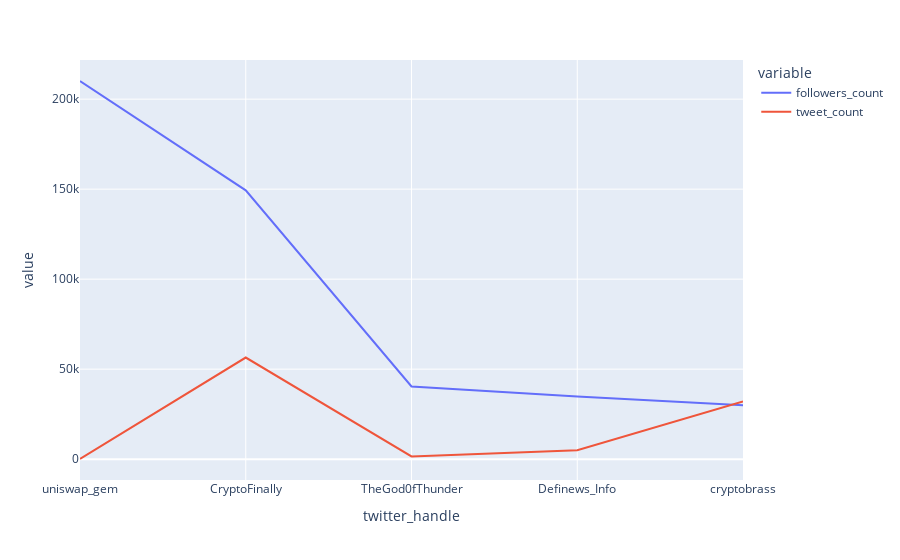

The code cell stored with this chart in its notebook:
### Code cell
fig = px.line(BD, x="twitter_handle" ,y=['followers_count','tweet_count'])
fig.show()

### Figure 1 — Plotly figure (JSON) as saved in the notebook; plotly's stock layout.template omitted (floating-point values rounded to 4 significant figures)
{"data": [{"hovertemplate": "variable=followers_count<br>twitter_handle=%{x}<br>value=%{y}<extra></extra>", "legendgroup": "followers_count", "line": {"color": "#636efa", "dash": "solid"}, "mode": "lines", "name": "followers_count", "orientation": "v", "showlegend": true, "type": "scatter", "x": ["uniswap_gem", "CryptoFinally", "TheGod0fThunder", "Definews_Info", "cryptobrass"], "xaxis": "x", "y": [210080, 149356, 40363, 34877, 30023], "yaxis": "y"}, {"hovertemplate": "variable=tweet_count<br>twitter_handle=%{x}<br>value=%{y}<extra></extra>", "legendgroup": "tweet_count", "line": {"color": "#EF553B", "dash": "solid"}, "mode": "lines", "name": "tweet_count", "orientation": "v", "showlegend": true, "type": "scatter", "x": ["uniswap_gem", "CryptoFinally", "TheGod0fThunder", "Definews_Info", "cryptobrass"], "xaxis": "x", "y": [96, 56461, 1506, 4910, 32017], "yaxis": "y"}], "layout": {"legend": {"title": {"text": "variable"}, "tracegroupgap": 0}, "margin": {"t": 60}, "xaxis": {"anchor": "y", "domain": [0, 1], "title": {"text": "twitter_handle"}}, "yaxis": {"anchor": "x", "domain": [0, 1], "title": {"text": "value"}}}}
